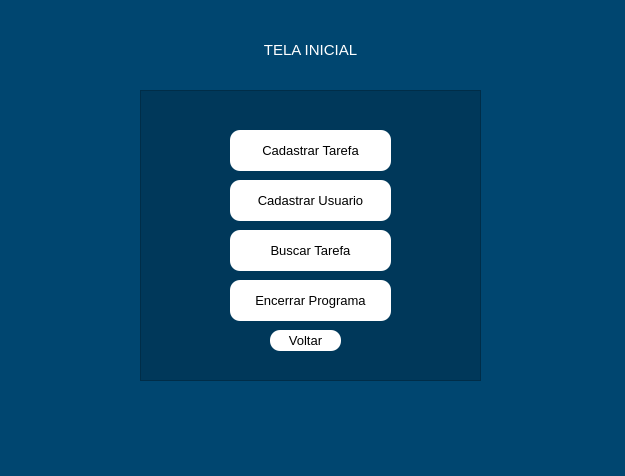
<?xml version="1.0" encoding="UTF-8"?>
<ui version="4.0">
 <class>Cadastro</class>
 <widget class="QWidget" name="Cadastro">
  <property name="geometry">
   <rect>
    <x>0</x>
    <y>0</y>
    <width>625</width>
    <height>476</height>
   </rect>
  </property>
  <property name="windowTitle">
   <string>Form</string>
  </property>
  <property name="styleSheet">
   <string notr="true">background-color: rgb(0, 70, 112);</string>
  </property>
  <widget class="QFrame" name="frame">
   <property name="geometry">
    <rect>
     <x>140</x>
     <y>90</y>
     <width>341</width>
     <height>291</height>
    </rect>
   </property>
   <property name="styleSheet">
    <string notr="true">background-color: rgba(0, 0, 0,0.2);</string>
   </property>
   <property name="frameShape">
    <enum>QFrame::StyledPanel</enum>
   </property>
   <property name="frameShadow">
    <enum>QFrame::Raised</enum>
   </property>
   <widget class="QPushButton" name="cadastrar_telainicial__Button">
    <property name="geometry">
     <rect>
      <x>90</x>
      <y>40</y>
      <width>161</width>
      <height>41</height>
     </rect>
    </property>
    <property name="font">
     <font>
      <pointsize>10</pointsize>
     </font>
    </property>
    <property name="cursor">
     <cursorShape>PointingHandCursor</cursorShape>
    </property>
    <property name="styleSheet">
     <string notr="true">QPushButton{

	color: rgb(0, 0, 0);
	background-color: rgb(255, 255, 255);
	border-radius:10px

}

QPushButton:hover{

	color: rgb(255, 255, 255);
	background-color: rgb(0, 0, 0);
}</string>
    </property>
    <property name="text">
     <string>Cadastrar Tarefa</string>
    </property>
   </widget>
   <widget class="QPushButton" name="cadastrar_usuario_telainicial_Button_2">
    <property name="geometry">
     <rect>
      <x>90</x>
      <y>90</y>
      <width>161</width>
      <height>41</height>
     </rect>
    </property>
    <property name="font">
     <font>
      <pointsize>10</pointsize>
     </font>
    </property>
    <property name="cursor">
     <cursorShape>PointingHandCursor</cursorShape>
    </property>
    <property name="styleSheet">
     <string notr="true">QPushButton{

	color: rgb(0, 0, 0);
	background-color: rgb(255, 255, 255);
	border-radius:10px

}

QPushButton:hover{

	color: rgb(255, 255, 255);
	background-color: rgb(0, 0, 0);
}</string>
    </property>
    <property name="text">
     <string>Cadastrar Usuario</string>
    </property>
   </widget>
   <widget class="QPushButton" name="buscar_tarefa_telainicial_Button">
    <property name="geometry">
     <rect>
      <x>90</x>
      <y>140</y>
      <width>161</width>
      <height>41</height>
     </rect>
    </property>
    <property name="font">
     <font>
      <pointsize>10</pointsize>
     </font>
    </property>
    <property name="cursor">
     <cursorShape>PointingHandCursor</cursorShape>
    </property>
    <property name="styleSheet">
     <string notr="true">QPushButton{

	color: rgb(0, 0, 0);
	background-color: rgb(255, 255, 255);
	border-radius:10px

}

QPushButton:hover{

	color: rgb(255, 255, 255);
	background-color: rgb(0, 0, 0);
}</string>
    </property>
    <property name="text">
     <string>Buscar Tarefa</string>
    </property>
   </widget>
   <widget class="QPushButton" name="buscar_tarefa_telainicial_Button_2">
    <property name="geometry">
     <rect>
      <x>90</x>
      <y>190</y>
      <width>161</width>
      <height>41</height>
     </rect>
    </property>
    <property name="font">
     <font>
      <pointsize>10</pointsize>
     </font>
    </property>
    <property name="cursor">
     <cursorShape>PointingHandCursor</cursorShape>
    </property>
    <property name="styleSheet">
     <string notr="true">QPushButton{

	color: rgb(0, 0, 0);
	background-color: rgb(255, 255, 255);
	border-radius:10px

}

QPushButton:hover{

	color: rgb(255, 255, 255);
	background-color: rgb(0, 0, 0);
}</string>
    </property>
    <property name="text">
     <string>Encerrar Programa</string>
    </property>
   </widget>
   <widget class="QPushButton" name="sair_telainicial_Button_5">
    <property name="geometry">
     <rect>
      <x>130</x>
      <y>240</y>
      <width>71</width>
      <height>21</height>
     </rect>
    </property>
    <property name="font">
     <font>
      <pointsize>10</pointsize>
     </font>
    </property>
    <property name="cursor">
     <cursorShape>PointingHandCursor</cursorShape>
    </property>
    <property name="styleSheet">
     <string notr="true">QPushButton{

	color: rgb(0, 0, 0);
	background-color: rgb(255, 255, 255);
	border-radius:10px

}

QPushButton:hover{

	color: rgb(255, 255, 255);
	background-color: rgb(0, 0, 0);
}</string>
    </property>
    <property name="text">
     <string>Voltar</string>
    </property>
   </widget>
  </widget>
  <widget class="QLabel" name="label">
   <property name="geometry">
    <rect>
     <x>200</x>
     <y>25</y>
     <width>221</width>
     <height>51</height>
    </rect>
   </property>
   <property name="text">
    <string>&lt;html&gt;&lt;head/&gt;&lt;body&gt;&lt;p align=&quot;center&quot;&gt;&lt;span style=&quot; font-size:11pt; color:#ffffff;&quot;&gt;TELA INICIAL&lt;/span&gt;&lt;/p&gt;&lt;/body&gt;&lt;/html&gt;</string>
   </property>
  </widget>
 </widget>
 <resources/>
 <connections/>
</ui>
